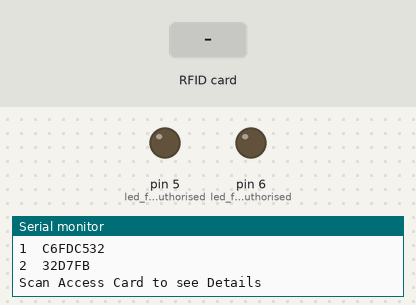
Bench run of a sketch on a simulated Arduino Mega 2560, built with avr-gcc and run on an emulated ATmega2560. Parts: output pins drawn as LEDs (lit = HIGH), the last lines printed to the serial monitor. The test bench sets the inputs (shaded band). Random numbers use the default seed unless the sketch sets one; pins used as bus, display or sensor lines are not drawn.

Above: at 1.3 s.
1.4 s: RFID card C6 FD C5 32 held to the reader
At 1.9 s:
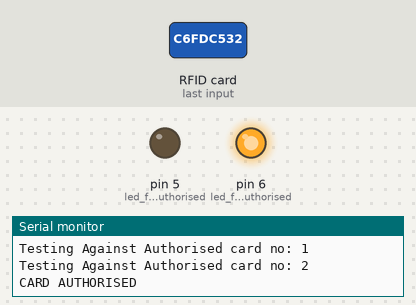
4.4 s: RFID card 5E 7A 19 C4 held to the reader
At 5.3 s:
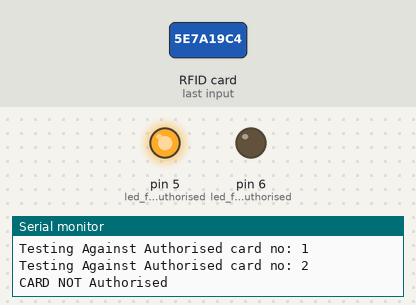
7.4 s: RFID card 32 D7 0F 0B held to the reader
At 8.2 s:
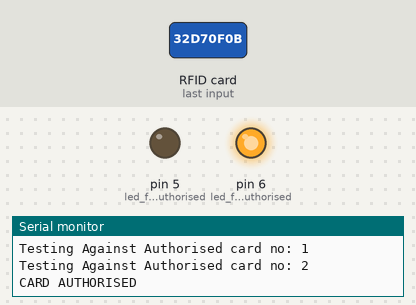
Timing chart, 0 to 11.0 s (numbered marks = the images above; inputs shaded):
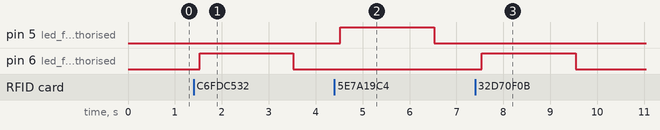

Measured:
- after the input at 1.4 s, pin 6 (led_for_authorised): LOW → HIGH after 0.13 s, → LOW 2.0 s later
- after the input at 4.4 s, pin 5 (led_for_not_authorised): LOW → HIGH after 0.12 s, → LOW 2.0 s later
- after the input at 7.4 s, pin 6 (led_for_authorised): LOW → HIGH after 0.14 s, → LOW 2.0 s later

The sketch:

FPZ0ME4IYOQJV47.ino
```cpp
#include<SPI.h>
#include<MFRC522.h>

//creating mfrc522 instance
#define RSTPIN 9
#define SSPIN 10
MFRC522 rc(SSPIN, RSTPIN);

int readsuccess;

/* the following are the UIDs of the card which are authorised
    to know the UID of your card/tag use the example code 'DumpInfo'
    from the library mfrc522 it give the UID of the card as well as
    other information in the card on the serial monitor of the arduino*/

    //byte defcard[4]={0x32,0xD7,0x0F,0x2B}; // if you only want one card
byte defcard[][4]={{0xC6,0xFD,0xC5,0x32},{0x32,0xD7,0x0F,0xB}}; //for multiple cards
int N=2; //change this to the number of cards/tags you will use
byte readcard[4]; //stores the UID of current tag which is read

void setup() {
Serial.begin(9600);

SPI.begin();
rc.PCD_Init(); //initialize the receiver
rc.PCD_DumpVersionToSerial(); //show details of card reader module

pinMode(6,OUTPUT); //led for authorised
pinMode(5,OUTPUT); //led for not authorised

Serial.println(F("the authorised cards are")); //display authorised cards just to demonstrate you may comment this section out
for(int i=0;i<N;i++){
  Serial.print(i+1);
  Serial.print("  ");
    for(int j=0;j<4;j++){
      Serial.print(defcard[i][j],HEX);
      }
      Serial.println("");
     }
Serial.println("");

Serial.println(F("Scan Access Card to see Details"));
}


void loop() {

readsuccess = getid();

if(readsuccess){

  int match=0;

//this is the part where compare the current tag with pre defined tags
  for(int i=0;i<N;i++){
    Serial.print("Testing Against Authorised card no: ");
    Serial.println(i+1);
    if(!memcmp(readcard,defcard[i],4)){
      match++;
      }

  }


   if(match)
      {Serial.println("CARD AUTHORISED");
        digitalWrite(6,HIGH);
        delay(2000);
        digitalWrite(6,LOW);
        delay(500);

      }
     else {
      Serial.println("CARD NOT Authorised");
      digitalWrite(5,HIGH);
        delay(2000);
        digitalWrite(5,LOW);
        delay(500);

      }

  }
}
//function to get the UID of the card
int getid(){
  if(!rc.PICC_IsNewCardPresent()){
    return 0;
  }
  if(!rc.PICC_ReadCardSerial()){
    return 0;
  }


  Serial.println("THE UID OF THE SCANNED CARD IS:");

  for(int i=0;i<4;i++){
    readcard[i]=rc.uid.uidByte[i]; //storing the UID of the tag in readcard
    Serial.print(readcard[i],HEX);

  }
   Serial.println("");
   Serial.println("Now Comparing with Authorised cards");
  rc.PICC_HaltA();

  return 1;
}
```

main.cpp
```cpp
#include <Arduino.h>

// Pin setup
const int xPin = A0; // Joystick X-axis
const int yPin = A1; // Joystick Y-axis
const int buttonPin = 2; // Joystick button (digital)

// Thresholds
const int threshold = 200; // Sensitivity adjustment
const unsigned long debounceDelay = 200; // Debounce time in milliseconds

// Last movement tracking
String lastMove = "";
unsigned long lastDebounceTime = 0;

// Button debouncing
bool lastButtonState = HIGH;
unsigned long lastButtonDebounceTime = 0;
bool buttonClicked = false;

void setup() {
  Serial.begin(115200); // Start serial communication
  pinMode(xPin, INPUT);
  pinMode(yPin, INPUT);
  pinMode(buttonPin, INPUT_PULLUP); // Button uses internal pull-up resistor
  Serial.println("Joystick Initialized");
}

void loop() {
  int xVal = analogRead(xPin);
  int yVal = analogRead(yPin);
  int buttonState = digitalRead(buttonPin); // Read the digital button state

  // Joystick movement tracking
  String currentMove = "";

  if (xVal < (512 - threshold)) {
    currentMove = "Left";
  }
  else if (xVal > (512 + threshold)) {
    currentMove = "Right";
  }
  else if (yVal < (512 - threshold)) {
    currentMove = "Down";
  }
  else if (yVal > (512 + threshold)) {
    currentMove = "Up";
  } else if (buttonState == 0) {
    currentMove = "Click";
  }

  // Movement debounce
  if (currentMove != lastMove && (millis() - lastDebounceTime) > debounceDelay) {
    if (currentMove != "") {
      Serial.println(currentMove); // Print only when movement is detected
    }
    lastMove = currentMove;
    lastDebounceTime = millis();
  }

  // Button debounce logic
  if (buttonState != lastButtonState) {
    lastButtonDebounceTime = millis(); // Update debounce time
  }

  // Print "Click!" only when the button is pressed and released
  if ((millis() - lastButtonDebounceTime) > debounceDelay) {
    if (buttonState == LOW && lastButtonState == HIGH) {
      Serial.println("Click!"); // Print "Click!" when button is pressed
    }
  }

  lastButtonState = buttonState;

  delay(10); // Small delay to reduce CPU usage
}
```

AESLib.c
```cpp
// (licence header left out)
#include "AESLib.h"
#include <stdint.h>
#include "aes.h"
#include "blockcipher_descriptor.h"
#include "bcal_aes128.h"
#include "bcal_aes192.h"
#include "bcal-cbc.h"
#include <avr/pgmspace.h>

// encrypt multiple blocks of 128bit data, data_len but be mod 16
// key and iv are assumed to be both 128bit thus 16 uint8_t's
void aes128_cbc_enc(const uint8_t* key, const uint8_t* iv, void* data, const uint16_t data_len){
	if (data_len % 16 != 0) {
		return;
	}
	bcal_cbc_ctx_t ctx;
	uint8_t r;
	r = bcal_cbc_init(&aes128_desc, key, 128, &ctx);
	if (r) {
		bcal_cbc_free(&ctx);
		return;
	}
	bcal_cbc_encMsg(iv, data, data_len / 16, &ctx);
	bcal_cbc_free(&ctx);
}

// encrypt multiple blocks of 128bit data, data_len but be mod 16
// key and iv are assumed to be both 192bit thus 24 uint8_t's
void aes192_cbc_enc(const uint8_t* key, const uint8_t* iv, void* data, const uint16_t data_len){
	if (data_len % 16 != 0) {
		return;
	}
	bcal_cbc_ctx_t ctx;
	uint8_t r;
	r = bcal_cbc_init(&aes192_desc, key, 192, &ctx);
	if (r) {
		bcal_cbc_free(&ctx);
		return;
	}
	bcal_cbc_encMsg(iv, data, data_len / 16, &ctx);
	bcal_cbc_free(&ctx);
}

// encrypt single 128bit block. data is assumed to be 16 uint8_t's
// key and iv are assumed to be both 128bit thus 16 uint8_t's
void aes128_enc_single(const uint8_t* key, void* data){
	aes128_ctx_t ctx;
	aes128_init(key, &ctx);
	aes128_enc(data, &ctx);
}

// encrypt multiple blocks of 128bit data, data_len must be mod 16
// key is assumed to be 128bit thus 16 uint8_t's
void aes128_enc_multiple(const uint8_t* key, void* data, const uint16_t data_len){
	if (data_len % 16 != 0) {
		return;
	}
	aes128_ctx_t ctx;
	aes128_init(key, &ctx);

	uint8_t* current = (uint8_t*)data;
	uint8_t* stop = current + data_len;
	while(current != stop){
	    aes128_enc(current, &ctx);
	    current += 16;
	}
}

// encrypt single 128bit block. data is assumed to be 16 uint8_t's
// key is assumed to be 256bit thus 32 uint8_t's
void aes256_enc_single(const uint8_t* key, void* data){
	aes256_ctx_t ctx;
	aes256_init(key, &ctx);
	aes256_enc(data, &ctx);
}

// encrypt multiple blocks of 128bit data, data_len but be mod 16
// key is assumed to be 256bit thus 32 uint8_t's
void aes256_enc_multiple(const uint8_t* key, void* data, const uint16_t data_len){
	if (data_len % 16 != 0) {
		return;
	}
	aes256_ctx_t ctx;
	aes256_init(key, &ctx);

	uint8_t* current = (uint8_t*)data;
	uint8_t* stop = current + data_len;
	while(current != stop){
	    aes256_enc(current, &ctx);
	    current += 16;
	}
}

// prepare an encrypted to use for encrypting multiple blocks lateron.
// key and iv are assumed to be both 128bit thus 16 uint8_t's
aes_context aes128_cbc_enc_start(const uint8_t* key, const void* iv){
	bcal_cbc_ctx_t* ctx = (bcal_cbc_ctx_t*)malloc(sizeof(bcal_cbc_ctx_t));
	uint8_t r = bcal_cbc_init(&aes128_desc, key, 128, ctx);
	if (r) {
		free(ctx);
		return NULL;
	}
	bcal_cbc_loadIV(iv, ctx);
	return (aes_context)ctx;
}

// prepare an encrypted to use for encrypting multiple blocks lateron.
// key and iv are assumed to be both 192bit thus 24 uint8_t's
aes_context aes192_cbc_enc_start(const uint8_t* key, const void* iv){
	bcal_cbc_ctx_t* ctx = (bcal_cbc_ctx_t*)malloc(sizeof(bcal_cbc_ctx_t));
	uint8_t r = bcal_cbc_init(&aes192_desc, key, 192, ctx);
	if (r) {
		free(ctx);
		return NULL;
	}
	bcal_cbc_loadIV(iv, ctx);
	return (aes_context)ctx;
}

// encrypt one or more blocks of 128bit data
// data_len should be mod 16
void aes128_cbc_enc_continue(const aes_context ctx, void* data, const uint16_t data_len){
	if (data_len % 16 != 0) {
		return;
	}
	bcal_cbc_ctx_t* _ctx = (bcal_cbc_ctx_t*)ctx;
	uint16_t msg_blocks = data_len / 16;
	while(msg_blocks--){
		bcal_cbc_encNext(data, _ctx);
		data = (uint8_t*)data + _ctx->blocksize_B;
	}
}

// encrypt one or more blocks of 128bit data
// data_len should be mod 16
void aes192_cbc_enc_continue(const aes_context ctx, void* data, const uint16_t data_len){
	if (data_len % 16 != 0) {
		return;
	}
	bcal_cbc_ctx_t* _ctx = (bcal_cbc_ctx_t*)ctx;
	uint16_t msg_blocks = data_len / 16;
	while(msg_blocks--){
		bcal_cbc_encNext(data, _ctx);
		data = (uint8_t*)data + _ctx->blocksize_B;
	}
}

// cleanup encryption context
void aes128_cbc_enc_finish(const aes_context ctx){
	bcal_cbc_free((bcal_cbc_ctx_t*)ctx);
	free(ctx);
}

// cleanup encryption context
void aes192_cbc_enc_finish(const aes_context ctx){
	bcal_cbc_free((bcal_cbc_ctx_t*)ctx);
	free(ctx);
}

// decrypt multiple blocks of 128bit data, data_len but be mod 16
// key and iv are assumed to be both 128bit thus 16 uint8_t's
void aes128_cbc_dec(const uint8_t* key, const uint8_t* iv, void* data, const uint16_t data_len){
	if (data_len % 16 != 0) {
		return;
	}
	bcal_cbc_ctx_t ctx;
	uint8_t r;
	r = bcal_cbc_init(&aes128_desc, key, 128, &ctx);
	if (r) {
		return;
	}
	bcal_cbc_decMsg(iv, data, data_len / 16, &ctx);
	bcal_cbc_free(&ctx);
}

// decrypt multiple blocks of 128bit data, data_len but be mod 16
// key and iv are assumed to be both 192bit thus 24 uint8_t's
void aes192_cbc_dec(const uint8_t* key, const uint8_t* iv, void* data, const uint16_t data_len){
	if (data_len % 16 != 0) {
		return;
	}
	bcal_cbc_ctx_t ctx;
	uint8_t r;
	r = bcal_cbc_init(&aes192_desc, key, 192, &ctx);
	if (r) {
		return;
	}
	bcal_cbc_decMsg(iv, data, data_len / 16, &ctx);
	bcal_cbc_free(&ctx);
}

// decrypt single 128bit block. data is assumed to be 16 uint8_t's
// key is assumed to be 128bit thus 16 uint8_t's
void aes128_dec_single(const uint8_t* key, void* data){
	aes128_ctx_t ctx;
	aes128_init(key, &ctx);
	aes128_dec(data, &ctx);
}

// decrypt multiple blocks of 128bit data, data_len must be mod 16
// key is assumed to be 128bit thus 16 uint8_t's
void aes128_dec_multiple(const uint8_t* key, void* data, const uint16_t data_len){
	if (data_len % 16 != 0) {
		return;
	}
	aes128_ctx_t ctx;
	aes128_init(key, &ctx);

	uint8_t* current = (uint8_t*)data;
	uint8_t* stop = current + data_len;
	while(current != stop) {
	    aes128_dec(current, &ctx);
	    current += 16;
	}
}

// decrypt single 128bit block. data is assumed to be 16 uint8_t's
// key is assumed to be 256bit thus 32 uint8_t's
void aes256_dec_single(const uint8_t* key, void* data){
	aes256_ctx_t ctx;
	aes256_init(key, &ctx);
	aes256_dec(data, &ctx);
}

// decrypt multiple blocks of 128bit data, data_len but be mod 16
// key is assumed to be 256bit thus 32 uint8_t's
void aes256_dec_multiple(const uint8_t* key, void* data, const uint16_t data_len){
	if (data_len % 16 != 0) {
		return;
	}
	aes256_ctx_t ctx;
	aes256_init(key, &ctx);

	uint8_t* current = (uint8_t*)data;
	uint8_t* stop = current + data_len;
	while(current != stop) {
	    aes256_dec(current, &ctx);
	    current += 16;
	}
}


// prepare an decrypted to use for decrypting multiple blocks lateron.
// key and iv are assumed to be both 128bit thus 16 uint8_t's
aes_context aes128_cbc_dec_start(const uint8_t* key, const void* iv){
	bcal_cbc_ctx_t* ctx = (bcal_cbc_ctx_t*)malloc(sizeof(bcal_cbc_ctx_t));
	uint8_t r = bcal_cbc_init(&aes128_desc, key, 128, ctx);
	if (r) {
		free(ctx);
		return NULL;
	}
	bcal_cbc_loadIV(iv, ctx);
	return (aes_context)ctx;
}

// prepare an decrypted to use for decrypting multiple blocks lateron.
// key and iv are assumed to be both 192bit thus 24 uint8_t's
aes_context aes192_cbc_dec_start(const uint8_t* key, const void* iv){
	bcal_cbc_ctx_t* ctx = (bcal_cbc_ctx_t*)malloc(sizeof(bcal_cbc_ctx_t));
	uint8_t r = bcal_cbc_init(&aes192_desc, key, 192, ctx);
	if (r) {
		free(ctx);
		return NULL;
	}
	bcal_cbc_loadIV(iv, ctx);
	return (aes_context)ctx;
}

// decrypt one or more blocks of 128bit data
// data_len should be mod 16
void aes128_cbc_dec_continue(const aes_context ctx, void* data, const uint16_t data_len){
	if (data_len % 16 != 0) {
		return;
	}
	bcal_cbc_ctx_t* _ctx = (bcal_cbc_ctx_t*)ctx;
	uint16_t msg_blocks = data_len / 16;
	while(msg_blocks--){
		bcal_cbc_decNext(data, _ctx);
		data = (uint8_t*)data + _ctx->blocksize_B;
	}
}

// decrypt one or more blocks of 128bit data
// data_len should be mod 16
void aes192_cbc_dec_continue(const aes_context ctx, void* data, const uint16_t data_len){
	if (data_len % 16 != 0) {
		return;
	}
	bcal_cbc_ctx_t* _ctx = (bcal_cbc_ctx_t*)ctx;
	uint16_t msg_blocks = data_len / 16;
	while(msg_blocks--){
		bcal_cbc_decNext(data, _ctx);
		data = (uint8_t*)data + _ctx->blocksize_B;
	}
}

// cleanup decryption context
void aes128_cbc_dec_finish(const aes_context ctx){
	bcal_cbc_free((bcal_cbc_ctx_t*)ctx);
	free(ctx);
}

// cleanup decryption context
void aes192_cbc_dec_finish(const aes_context ctx){
	bcal_cbc_free((bcal_cbc_ctx_t*)ctx);
	free(ctx);
}
```

AESLib.h
```cpp
// (licence header left out)
#ifndef AESLIB_H
#define AESLIB_H
#include <stdint.h>
#ifdef __cplusplus
extern "C"{
#endif
// encrypt multiple blocks of 128bit data, data_len but be mod 16
// key and iv are assumed to be both 128bit thus 16 uint8_t's
void aes128_cbc_enc(const uint8_t* key, const uint8_t* iv, void* data, const uint16_t data_len);

// encrypt multiple blocks of 128bit data, data_len but be mod 16
// key and iv are assumed to be both 192bit thus 24 uint8_t's
void aes192_cbc_enc(const uint8_t* key, const uint8_t* iv, void* data, const uint16_t data_len);

// encrypt single 128bit block. data is assumed to be 16 uint8_t's
// key is assumed to be 128bit thus 16 uint8_t's
void aes128_enc_single(const uint8_t* key, void* data);

// encrypt multiple blocks of 128bit data, data_len but be mod 16
// key is assumed to be 128bit thus 16 uint8_t's
void aes128_enc_multiple(const uint8_t* key, void* data, const uint16_t data_len);

// encrypt single 128bit block. data is assumed to be 16 uint8_t's
// key is assumed to be 256bit thus 32 uint8_t's
void aes256_enc_single(const uint8_t* key, void* data);

// encrypt multiple blocks of 128bit data, data_len but be mod 16
// key is assumed to be 256bit thus 32 uint8_t's
void aes256_enc_multiple(const uint8_t* key, void* data, const uint16_t data_len);

typedef void* aes_context;

// prepare an encrypted to use for encrypting multiple blocks lateron.
// key and iv are assumed to be both 128bit thus 16 uint8_t's
aes_context aes128_cbc_enc_start(const uint8_t* key, const void* iv);

// prepare an encrypted to use for encrypting multiple blocks lateron.
// key and iv are assumed to be both 192bit thus 24 uint8_t's
aes_context aes192_cbc_enc_start(const uint8_t* key, const void* iv);

// encrypt one or more blocks of 128bit data
// data_len should be mod 16
void aes128_cbc_enc_continue(const aes_context ctx, void* data, const uint16_t data_len);

// encrypt one or more blocks of 128bit data
// data_len should be mod 16
void aes192_cbc_enc_continue(const aes_context ctx, void* data, const uint16_t data_len);

// cleanup encryption context
void aes128_cbc_enc_finish(const aes_context ctx);

// cleanup encryption context
void aes192_cbc_enc_finish(const aes_context ctx);

// decrypt multiple blocks of 128bit data, data_len but be mod 16
// key and iv are assumed to be both 128bit thus 16 uint8_t's
void aes128_cbc_dec(const uint8_t* key, const uint8_t* iv, void* data, const uint16_t data_len);

// decrypt multiple blocks of 128bit data, data_len but be mod 16
// key and iv are assumed to be both 192bit thus 24 uint8_t's
void aes192_cbc_dec(const uint8_t* key, const uint8_t* iv, void* data, const uint16_t data_len);

// decrypt single 128bit block. data is assumed to be 16 uint8_t's
// key is assumed to be 128bit thus 16 uint8_t's
void aes128_dec_single(const uint8_t* key, void* data);

// decrypt multiple blocks of 128bit data, data_len but be mod 16
// key is assumed to be 128bit thus 16 uint8_t's
void aes128_dec_multiple(const uint8_t* key, void* data, const uint16_t data_len);

// decrypt single 128bit block. data is assumed to be 16 uint8_t's
// key is assumed to be 256bit thus 32 uint8_t's
void aes256_dec_single(const uint8_t* key, void* data);

// decrypt multiple blocks of 128bit data, data_len but be mod 16
// key is assumed to be 256bit thus 32 uint8_t's
void aes256_dec_multiple(const uint8_t* key, void* data, const uint16_t data_len);

// prepare an decrypter to use for decrypting multiple blocks lateron.
// key and iv are assumed to be both 128bit thus 16 uint8_t's
aes_context aes128_cbc_dec_start(const uint8_t* key, const void* iv);

// prepare an decrypter to use for decrypting multiple blocks lateron.
// key and iv are assumed to be both 192bit thus 24 uint8_t's
aes_context aes192_cbc_dec_start(const uint8_t* key, const void* iv);

// decrypt one or more blocks of 128bit data
// data_len should be mod 16
void aes128_cbc_dec_continue(const aes_context ctx, void* data, const uint16_t data_len);

// decrypt one or more blocks of 128bit data
// data_len should be mod 16
void aes192_cbc_dec_continue(const aes_context ctx, void* data, const uint16_t data_len);

// cleanup decryption context
void aes128_cbc_dec_finish(const aes_context ctx);

// cleanup decryption context
void aes192_cbc_dec_finish(const aes_context ctx);

#ifdef __cplusplus
}
#endif
#endif
```

Source omitted: main.cpp (30236 bytes), aes.h (1210 bytes), aes128_dec.h (1374 bytes), aes128_enc.h (1375 bytes), aes192_dec.h (1374 bytes), aes192_enc.h (1375 bytes), aes256_dec.h (1374 bytes), aes256_enc.h (1375 bytes), aes_dec.h (1101 bytes), aes_enc.h (1102 bytes), aes_keyschedule.h (2579 bytes), aes_types.h (1365 bytes) and 17 more
